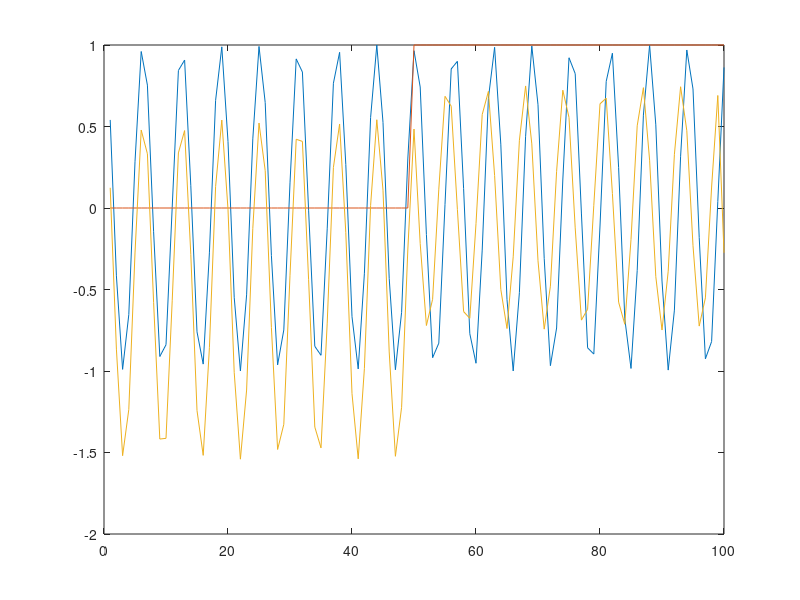

This figure's MATLAB source:
x = 1:100;
y1 = cos(x);
y2 = zeros(size(x));
y2(floor(length(y1)/2):end) = 1;

y3 = conv(y1,y2,'same'); 

plot(x,y1,x,y2,x,y3); 